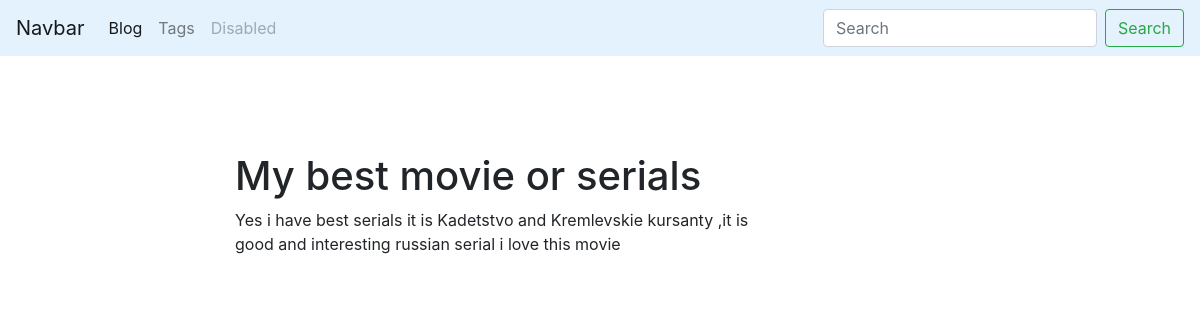
The app's page /blog/post/my-best-movie-or-serials-1548615065/ with its own data.
### blog/models.py (models this page shows, shortened)
class Post(models.Model):
    title = models.CharField(max_length=255,db_index=True)
    slug = models.SlugField(max_length=100,unique=True,blank=True)
    body = models.TextField(blank=True,db_index=True)
    date_pub = models.DateTimeField(auto_now_add=True)
    tags = models.ManyToManyField('Tag',blank=True,related_name='posts')
    class Meta:
        ordering = ['-date_pub']

### blog/views.py (the view)
# urls.py: path('post/<str:slug>/',PostDetail.as_view(),name='post_detail_url'),
class PostDetail(ObjectDetailMixin,View):
    model = Post
    template = 'blog/post_detail.html'

### blog/utils.py (called while the page is built)
    def get(self,request,slug):
        obj = get_object_or_404(self.model,slug__iexact=slug)
        return render(request,self.template,context={self.model.__name__.lower():obj,'admin_object':obj,'detail':True})

### blog/templates/blog/post_detail.html (shortened to what this page needs)
{% extends 'blog/base_blog.html' %}
{% block content %}
    <h1 class='mt-5'>
      {{post.title}}
    </h1>
    <p>
      {{post.body}}
    </p>
{% endblock %}

### records on screen
Post: title "My best movie or serials", body "Yes i have best serials it is Kadetstvo and Kremlevskie kursanty ,it is good and interesting russian serial i love this movie"
